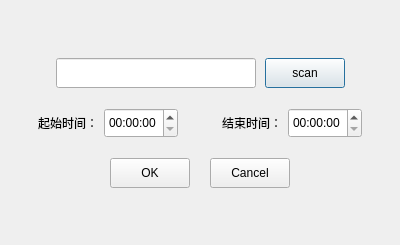
<?xml version="1.0" encoding="UTF-8"?>
<ui version="4.0">
 <class>VideoDownloadDlg</class>
 <widget class="QDialog" name="VideoDownloadDlg">
  <property name="geometry">
   <rect>
    <x>0</x>
    <y>0</y>
    <width>400</width>
    <height>245</height>
   </rect>
  </property>
  <property name="windowTitle">
   <string>VideoDownloadDlg</string>
  </property>
  <layout class="QVBoxLayout" name="verticalLayout">
   <property name="spacing">
    <number>20</number>
   </property>
   <property name="leftMargin">
    <number>0</number>
   </property>
   <property name="topMargin">
    <number>0</number>
   </property>
   <property name="rightMargin">
    <number>0</number>
   </property>
   <property name="bottomMargin">
    <number>0</number>
   </property>
   <item>
    <spacer name="verticalSpacer">
     <property name="orientation">
      <enum>Qt::Vertical</enum>
     </property>
     <property name="sizeHint" stdset="0">
      <size>
       <width>20</width>
       <height>31</height>
      </size>
     </property>
    </spacer>
   </item>
   <item>
    <layout class="QHBoxLayout" name="horizontalLayout">
     <property name="spacing">
      <number>9</number>
     </property>
     <item>
      <spacer name="horizontalSpacer">
       <property name="orientation">
        <enum>Qt::Horizontal</enum>
       </property>
       <property name="sizeHint" stdset="0">
        <size>
         <width>40</width>
         <height>20</height>
        </size>
       </property>
      </spacer>
     </item>
     <item>
      <widget class="QLineEdit" name="lineEdit_path">
       <property name="minimumSize">
        <size>
         <width>200</width>
         <height>30</height>
        </size>
       </property>
       <property name="maximumSize">
        <size>
         <width>16777215</width>
         <height>30</height>
        </size>
       </property>
      </widget>
     </item>
     <item>
      <widget class="QPushButton" name="button_scan">
       <property name="minimumSize">
        <size>
         <width>80</width>
         <height>30</height>
        </size>
       </property>
       <property name="text">
        <string>scan</string>
       </property>
      </widget>
     </item>
     <item>
      <spacer name="horizontalSpacer_2">
       <property name="orientation">
        <enum>Qt::Horizontal</enum>
       </property>
       <property name="sizeHint" stdset="0">
        <size>
         <width>40</width>
         <height>20</height>
        </size>
       </property>
      </spacer>
     </item>
    </layout>
   </item>
   <item>
    <layout class="QHBoxLayout" name="horizontalLayout_3">
     <item>
      <spacer name="horizontalSpacer_5">
       <property name="orientation">
        <enum>Qt::Horizontal</enum>
       </property>
       <property name="sizeHint" stdset="0">
        <size>
         <width>40</width>
         <height>20</height>
        </size>
       </property>
      </spacer>
     </item>
     <item>
      <widget class="QLabel" name="label">
       <property name="text">
        <string>起始时间：</string>
       </property>
      </widget>
     </item>
     <item>
      <widget class="QTimeEdit" name="timeEdit_begin">
       <property name="minimumSize">
        <size>
         <width>0</width>
         <height>30</height>
        </size>
       </property>
      </widget>
     </item>
     <item>
      <spacer name="horizontalSpacer_7">
       <property name="orientation">
        <enum>Qt::Horizontal</enum>
       </property>
       <property name="sizeHint" stdset="0">
        <size>
         <width>40</width>
         <height>20</height>
        </size>
       </property>
      </spacer>
     </item>
     <item>
      <widget class="QLabel" name="label_2">
       <property name="text">
        <string>结束时间：</string>
       </property>
      </widget>
     </item>
     <item>
      <widget class="QTimeEdit" name="timeEdit_end">
       <property name="minimumSize">
        <size>
         <width>0</width>
         <height>30</height>
        </size>
       </property>
      </widget>
     </item>
     <item>
      <spacer name="horizontalSpacer_6">
       <property name="orientation">
        <enum>Qt::Horizontal</enum>
       </property>
       <property name="sizeHint" stdset="0">
        <size>
         <width>40</width>
         <height>20</height>
        </size>
       </property>
      </spacer>
     </item>
    </layout>
   </item>
   <item>
    <layout class="QHBoxLayout" name="horizontalLayout_2">
     <property name="spacing">
      <number>20</number>
     </property>
     <item>
      <spacer name="horizontalSpacer_3">
       <property name="orientation">
        <enum>Qt::Horizontal</enum>
       </property>
       <property name="sizeHint" stdset="0">
        <size>
         <width>40</width>
         <height>20</height>
        </size>
       </property>
      </spacer>
     </item>
     <item>
      <widget class="QPushButton" name="button_ok">
       <property name="minimumSize">
        <size>
         <width>80</width>
         <height>30</height>
        </size>
       </property>
       <property name="text">
        <string>OK</string>
       </property>
      </widget>
     </item>
     <item>
      <widget class="QPushButton" name="button_cancel">
       <property name="minimumSize">
        <size>
         <width>80</width>
         <height>30</height>
        </size>
       </property>
       <property name="text">
        <string>Cancel</string>
       </property>
      </widget>
     </item>
     <item>
      <spacer name="horizontalSpacer_4">
       <property name="orientation">
        <enum>Qt::Horizontal</enum>
       </property>
       <property name="sizeHint" stdset="0">
        <size>
         <width>40</width>
         <height>20</height>
        </size>
       </property>
      </spacer>
     </item>
    </layout>
   </item>
   <item>
    <spacer name="verticalSpacer_2">
     <property name="orientation">
      <enum>Qt::Vertical</enum>
     </property>
     <property name="sizeHint" stdset="0">
      <size>
       <width>20</width>
       <height>32</height>
      </size>
     </property>
    </spacer>
   </item>
  </layout>
 </widget>
 <layoutdefault spacing="6" margin="11"/>
 <resources/>
 <connections/>
</ui>
